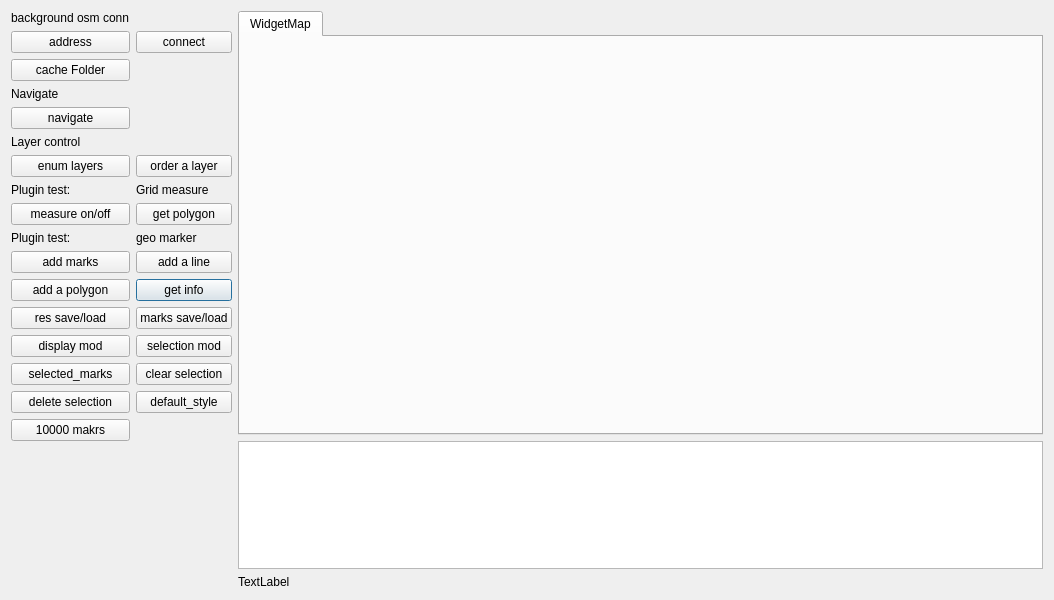
<?xml version="1.0" encoding="UTF-8"?>
<ui version="4.0">
 <class>testcontainer</class>
 <widget class="QDialog" name="testcontainer">
  <property name="geometry">
   <rect>
    <x>0</x>
    <y>0</y>
    <width>1054</width>
    <height>600</height>
   </rect>
  </property>
  <property name="windowTitle">
   <string>testcontainer</string>
  </property>
  <layout class="QHBoxLayout" name="horizontalLayout">
   <item>
    <layout class="QGridLayout" name="gridLayout">
     <item row="13" column="1">
      <widget class="QPushButton" name="pushButton_QTV_test_request">
       <property name="text">
        <string>get info</string>
       </property>
      </widget>
     </item>
     <item row="6" column="0">
      <widget class="QLabel" name="label_QTV_3">
       <property name="text">
        <string>Layer control</string>
       </property>
      </widget>
     </item>
     <item row="16" column="1">
      <widget class="QPushButton" name="pushButton_QTV_test_geo_clear_sel">
       <property name="text">
        <string>clear selection</string>
       </property>
      </widget>
     </item>
     <item row="14" column="0">
      <widget class="QPushButton" name="pushButton_QTV_test_resource">
       <property name="text">
        <string>res save/load</string>
       </property>
      </widget>
     </item>
     <item row="15" column="1">
      <widget class="QPushButton" name="pushButton_QTV_test_geo_selectionMod">
       <property name="text">
        <string>selection mod</string>
       </property>
      </widget>
     </item>
     <item row="1" column="1">
      <widget class="QPushButton" name="pushButton_QTV_test_autodl">
       <property name="text">
        <string>connect</string>
       </property>
      </widget>
     </item>
     <item row="8" column="1">
      <widget class="QLabel" name="label_QTV_5">
       <property name="text">
        <string>Grid measure</string>
       </property>
      </widget>
     </item>
     <item row="10" column="1">
      <widget class="QLabel" name="label_QTV_7">
       <property name="text">
        <string>geo marker</string>
       </property>
      </widget>
     </item>
     <item row="10" column="0">
      <widget class="QLabel" name="label_QTV_6">
       <property name="text">
        <string>Plugin test:</string>
       </property>
      </widget>
     </item>
     <item row="7" column="1">
      <widget class="QPushButton" name="pushButton_QTV_test_layer_move">
       <property name="text">
        <string>order a layer</string>
       </property>
      </widget>
     </item>
     <item row="1" column="0">
      <widget class="QPushButton" name="pushButton_QTV_test_adds">
       <property name="text">
        <string>address</string>
       </property>
      </widget>
     </item>
     <item row="7" column="0">
      <widget class="QPushButton" name="pushButton_QTV_test_layers">
       <property name="text">
        <string>enum layers</string>
       </property>
      </widget>
     </item>
     <item row="14" column="1">
      <widget class="QPushButton" name="pushButton_QTV_test_xml">
       <property name="text">
        <string>marks save/load</string>
       </property>
      </widget>
     </item>
     <item row="11" column="1">
      <widget class="QPushButton" name="pushButton_QTV_test_line">
       <property name="text">
        <string>add a line</string>
       </property>
      </widget>
     </item>
     <item row="5" column="0">
      <widget class="QPushButton" name="pushButton_QTV_test_navigate">
       <property name="text">
        <string>navigate</string>
       </property>
      </widget>
     </item>
     <item row="9" column="1">
      <widget class="QPushButton" name="pushButton_QTV_test_grid_getPolygon">
       <property name="text">
        <string>get polygon</string>
       </property>
      </widget>
     </item>
     <item row="9" column="0">
      <widget class="QPushButton" name="pushButton_QTV_test_grid_enable">
       <property name="text">
        <string>measure on/off</string>
       </property>
      </widget>
     </item>
     <item row="13" column="0">
      <widget class="QPushButton" name="pushButton_QTV_test_polygon">
       <property name="text">
        <string>add a polygon</string>
       </property>
      </widget>
     </item>
     <item row="11" column="0">
      <widget class="QPushButton" name="pushButton_QTV_test_mark">
       <property name="text">
        <string>add marks</string>
       </property>
      </widget>
     </item>
     <item row="15" column="0">
      <widget class="QPushButton" name="pushButton_QTV_test_geo_displayMod">
       <property name="text">
        <string>display mod</string>
       </property>
      </widget>
     </item>
     <item row="8" column="0">
      <widget class="QLabel" name="label_QTV_4">
       <property name="text">
        <string>Plugin test:</string>
       </property>
      </widget>
     </item>
     <item row="4" column="0">
      <widget class="QLabel" name="label_QTV_2">
       <property name="text">
        <string>Navigate</string>
       </property>
      </widget>
     </item>
     <item row="17" column="0">
      <widget class="QPushButton" name="pushButton_QTV_test_geo_del_sel">
       <property name="text">
        <string>delete selection</string>
       </property>
      </widget>
     </item>
     <item row="0" column="0">
      <widget class="QLabel" name="label_qtv">
       <property name="text">
        <string>background osm conn</string>
       </property>
      </widget>
     </item>
     <item row="19" column="0">
      <spacer name="verticalSpacer">
       <property name="orientation">
        <enum>Qt::Vertical</enum>
       </property>
       <property name="sizeHint" stdset="0">
        <size>
         <width>20</width>
         <height>40</height>
        </size>
       </property>
      </spacer>
     </item>
     <item row="17" column="1">
      <widget class="QPushButton" name="pushButton_QTV_default_style">
       <property name="text">
        <string>default_style</string>
       </property>
      </widget>
     </item>
     <item row="16" column="0">
      <widget class="QPushButton" name="pushButton_QTV_test_geo_selected_marks">
       <property name="text">
        <string>selected_marks</string>
       </property>
      </widget>
     </item>
     <item row="3" column="0">
      <widget class="QPushButton" name="pushButton_QTV_test_cache">
       <property name="text">
        <string>cache Folder</string>
       </property>
      </widget>
     </item>
     <item row="18" column="0">
      <widget class="QPushButton" name="pushButton_QTV_test_10000">
       <property name="text">
        <string>10000 makrs</string>
       </property>
      </widget>
     </item>
    </layout>
   </item>
   <item>
    <layout class="QVBoxLayout" name="verticalLayout">
     <item>
      <widget class="QTabWidget" name="tabWidget">
       <property name="sizePolicy">
        <sizepolicy hsizetype="MinimumExpanding" vsizetype="MinimumExpanding">
         <horstretch>0</horstretch>
         <verstretch>0</verstretch>
        </sizepolicy>
       </property>
       <property name="currentIndex">
        <number>0</number>
       </property>
       <widget class="QWidget" name="WidgetMap">
        <attribute name="title">
         <string>WidgetMap</string>
        </attribute>
        <layout class="QVBoxLayout" name="verticalLayout_4">
         <item>
          <widget class="qtwidget_planetosm" name="osmmap" native="true"/>
         </item>
        </layout>
       </widget>
      </widget>
     </item>
     <item>
      <widget class="QTableView" name="tableView_QTV_msg">
       <property name="minimumSize">
        <size>
         <width>0</width>
         <height>128</height>
        </size>
       </property>
       <property name="maximumSize">
        <size>
         <width>16777215</width>
         <height>128</height>
        </size>
       </property>
      </widget>
     </item>
     <item>
      <widget class="QLabel" name="label_QTV_mouseMove">
       <property name="text">
        <string>TextLabel</string>
       </property>
      </widget>
     </item>
    </layout>
   </item>
  </layout>
 </widget>
 <layoutdefault spacing="6" margin="11"/>
 <customwidgets>
  <customwidget>
   <class>qtwidget_planetosm</class>
   <extends>QWidget</extends>
   <header>qtwidget_planetosm.h</header>
  </customwidget>
 </customwidgets>
 <resources/>
 <connections/>
</ui>
